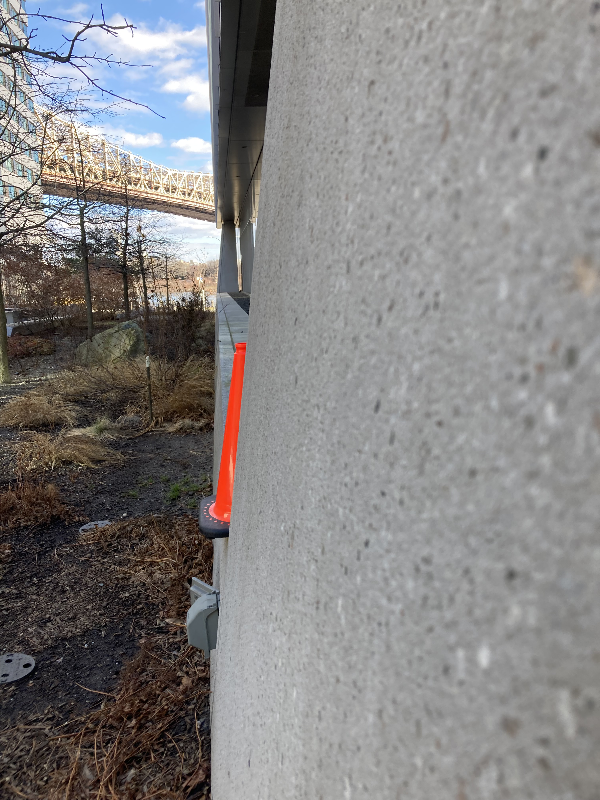
#> input picture Proj1TestImages/test_1.png, 600 x 800 px; its folder holds only this picture in this run
$ jupyter execute test-GDA.ipynb
#> lines starting #> are read from the running program, lines starting #| are printed output that depends on the picture; after the words box and inside, x2 and y2 are one past the last pixel; in counts of white or black regions, pixels touching at a corner belong together; long printed decimals are rounded
# Hugo Onghai (hpo8)
## ECE 5242, Project 1

[cell 1]
import os
from pathlib import Path
import pandas as pd
import numpy as np
from PIL import Image
from skimage import color
from tqdm.notebook import tqdm
from matplotlib import pyplot as plt

[cell 2]
# get necessary image dirs
cwd = Path.cwd()

training_path = (cwd / 'ECE5242Proj1-train').resolve()
cone_path = (cwd / 'cone_masks').resolve()
bkgd_path = (cwd / 'bkgd_masks').resolve()

[cell 3]
# inspired by: Prof. Volodymyr Kuleshov's Applied Machine Learning at Cornell Tech textbook
# adapted to preserve pixel-image positioning with a dim=3 matrix instead of feature matrix
def gmm_predictions(x, mus, Sigmas, phis):
    """This returns class assignments and p(y|x) under the GDA model.

    We compute \arg\max_y p(y|x) as \arg\max_y p(x|y)p(y)

    I tried to allow for two formats to be accepted:
    - image-esque formatting (H by W by 6) where H and W are the height and width of the image in pixels respectively
    - list-esque formatting (H*W by 6) where all of the pixels are listed in line, like a feature/dataset matrix
    """
    H = None
    if x.ndim == 3: # image-esque
        H, W, d = x.shape
        x = x.reshape(-1, d)

    # adjust shapes
    K = len(phis)
    n, d = np.shape(x)
    x = x.reshape((1, n, d, 1))
    mus = mus.reshape((K, 1, d, 1))
    Sigmas = Sigmas.reshape((K, 1, d, d))

    # compute probabilities
    py = np.tile(phis.reshape((K,1)), (1,n)).reshape([K,n,1,1])

    # calculate p(x|y)
    coef = (1 / np.sqrt(np.abs((2*np.pi)**d*np.linalg.det(Sigmas))).reshape((K,1,1,1)))
    gaussian = np.exp(-0.5 * (x-mus).transpose([0,1,3,2]) @ np.linalg.inv(Sigmas) @ (x-mus))
    pxy = coef * gaussian

    pyx = pxy * py / ((pxy * py).sum(axis=0) + 1e-8) # normalization
    y_pred = pyx.argmax(axis=0)

    if H is not None: # means that x.ndim was originally 3
        y_pred = y_pred.reshape(H, W)
        pyx = pyx.reshape([H, W, K])
    else:
        y_pred = y_pred.flatten()
        pyx = pyx.reshape([K,n])

    return y_pred, pyx

[cell 4]
def predict_from_RGB(RGB, mus, Sigmas, phis):
    hsv = color.rgb2hsv(RGB)
    ycbcr = color.rgb2ycbcr(RGB)

    if RGB.ndim == 1:
        n = 1
        x = np.concatenate((hsv, ycbcr))
        x = x / feature_max.reshape(1, 6)
        print(x.shape)
        prediction = gmm_predictions(x, mus, Sigmas, phis)
        return prediction[0]
    else:
        xdim, ydim, d = RGB.shape
        x = np.concatenate((hsv, ycbcr), axis=2)
        x = x / feature_max.reshape(1, 1, 6)
        prediction, likelihoods = gmm_predictions(x, mus, Sigmas, phis)
        return prediction.reshape([xdim,ydim])

[cell 5]
CONE_HEIGHT_M = 0.4318 # meters
CONE_DIAM_M = 0.1905 # meters

FOCAL_LENGTH = 710

def estimate_distance_from_bbox(height, width, tol=0.35):
    # height and width should be in units of pixels
    # first determine the ratio of the bbox and decide which dimension to use
    aspect_ratio = height / width
    true_aspect_ratio = CONE_HEIGHT_M / CONE_DIAM_M

    ratio_error = abs(aspect_ratio - true_aspect_ratio) / true_aspect_ratio

    if ratio_error < tol: # then likely the full cone is visible
        Z_from_width = CONE_DIAM_M * FOCAL_LENGTH / width
        Z_from_height = CONE_HEIGHT_M * FOCAL_LENGTH / height

        Z_estimate = (Z_from_width + Z_from_height) / 2.0
    elif aspect_ratio > true_aspect_ratio: # then likely the base of the cone is partially obscured, use only height
        Z_estimate = CONE_DIAM_M * FOCAL_LENGTH / width
    else: # then the top or base of the cone is obscured, only use width
        Z_estimate = CONE_HEIGHT_M * FOCAL_LENGTH / height

    return Z_estimate * 100 # convert to cm

[cell 6]
# NEW ADDITION TO LOAD SAVED MODEL
import numpy as np
from pathlib import Path
import matplotlib.pyplot as plt

params = np.load('gda_model.npz')
#> (reads gda_model.npz from the repository)
mus = params['mus']
Sigmas = params['Sigmas']
phis = params['phis']
feature_max = params['feature_max']

# get necessary image dirs
cwd = Path.cwd()

training_path = (cwd / 'ECE5242Proj1-train').resolve()
cone_path = (cwd / 'cone_masks').resolve()
bkgd_path = (cwd / 'bkgd_masks').resolve()

[cell 7]
import cv2, os
# folder = "ECE5242Proj1-train"
folder = "Proj1TestImages"

testing_files = (cwd / folder).resolve().glob('*.png')

for filename in testing_files:
    path = os.path.join(folder, filename)
    imageName = os.path.basename(filename)

    # read one test image
    img = cv2.imread(path)
#> img is the input picture: shape (800, 600, 3); mean B, G, R 130.9, 131, 132.8

    if img is None:
        print("Skipping: ", path)
        continue

    img2 = cv2.cvtColor(img, cv2.COLOR_BGR2RGB)

    fig, ax = plt.subplots(1, 2, figsize=(8,6))
    plt.suptitle(imageName)
    for axis in ax.ravel():
        axis.set_axis_off()

    ax[0].imshow(img2)
    ax[0].set_title("Original")

    pred_mask = predict_from_RGB(img2, mus, Sigmas, phis)
#> in predict_from_RGB, `hsv = color.rgb2hsv(RGB)`: hsv: shape (800, 600, 3) float64; mean of channels 0, 1, 2 0.269, 0.109, 0.539
#> in predict_from_RGB, `ycbcr = color.rgb2ycbcr(RGB)`: ycbcr: shape (800, 600, 3) float64; mean of channels 0, 1, 2 129, 127.7, 128.8
#> in gmm_predictions, `y_pred = y_pred.reshape(H, W)`:
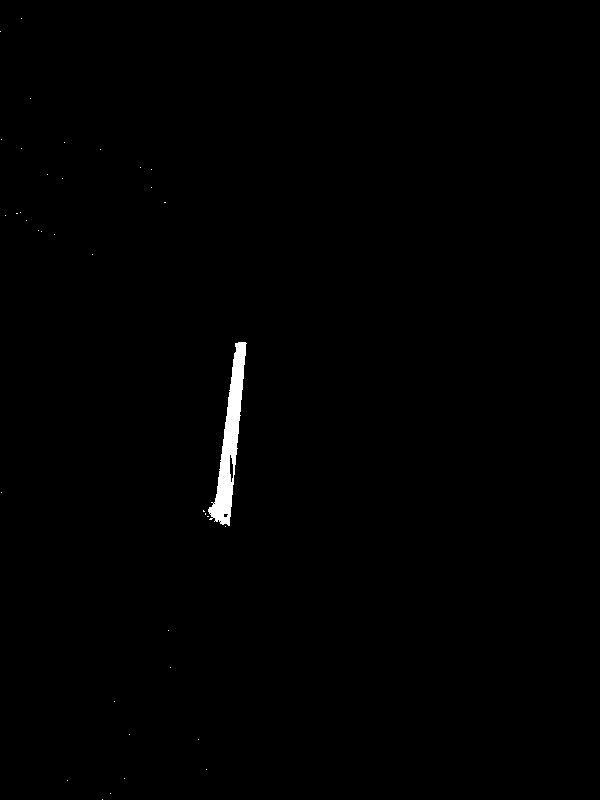
#> y_pred: shape (800, 600) int64; values 0 (black) and 1 (white), 0.54% white; 37 white regions (36 under 20 px)
    ax[1].imshow(pred_mask)
    ax[1].set_title("Predicted Mask")

    # following project guidelines and label image regions example with coins on scikit-image
    # https://scikit-image.org/docs/dev/auto_examples/segmentation/plot_label.html
    from skimage.measure import label, regionprops
    from skimage.color import label2rgb
    import matplotlib.patches as mpatches

    label_pm = label(pred_mask, connectivity=pred_mask.ndim)
#> label_pm: shape (800, 600) int64; 38 distinct labels, from 0 to 37
    label_pm_overlay = label2rgb(label_pm, image=pred_mask, bg_label=0)

    ax[1].imshow(label_pm_overlay)

    num_cones_detected = 0

    props = regionprops(label_pm)
#> props = 37 regions; largest, box (x1, y1, x2, y2) and area: (208, 342, 247, 526) 2569, (203, 510, 205, 512) 3, (164, 202, 166, 203) 2, (16, 213, 18, 214) 2, (205, 513, 206, 515) 2
    for region in sorted(
        props,
        key = lambda r: r.area,
        reverse = True
    ): # sorting regions by decreasing size (source: https://stackoverflow.com/questions/63974593/how-to-order-the-regions-in-regionprops-by-area)
        # take regions with large enough areas
        minr, minc, maxr, maxc = region.bbox
        height = maxr-minr
        width = maxc-minc

        if num_cones_detected > 2:
            break

        if region.area >= 200 and height > width: # assuming now that the cone should be shown taller than it is wide, but could fail is cone is sideways or more than halfway obscured in height
            num_cones_detected += 1

            rect = mpatches.Rectangle(
                (minc, minr),
                width,
                height,
                fill = False,
                edgecolor = 'red',
                linewidth = 2
            )
            ax[1].add_patch(rect)

            Z_estimate = estimate_distance_from_bbox(height, width)
            print(f"ImageName: {imageName}, Down: {minc}, Right: {minr}, Distance: {Z_estimate} cm")

            plt.text(
                x = minc,
                y = maxr + 15,
                s = f"{Z_estimate:.1f} cm",
                color = "yellow",
                fontsize = 12,
                weight = "bold"
            )
#> this loop made 37 passes
#> (minr, minc, maxr, maxc, height, width, num_cones_detected, aspect_ratio in estimate_distance_from_bbox) on pass 1: (342, 208, 526, 247, 184, 39, 1, 4.72)
#> (minr, minc, maxr, maxc, height, width) on passes 2 to 7: (510, 203, 512, 205, 2, 2), (202, 164, 203, 166, 1, 2), (213, 16, 214, 18, 1, 2), (513, 205, 515, 206, 2, 1), (516, 207, 517, 209, 1, 2), (18, 21, 19, 22, 1, 1)
#| ImageName: test_1.png, Down: 208, Right: 342, Distance: 346.808 cm
#> after the loop, num_cones_detected = 1

    out_path = os.path.join("./GDA_results", imageName)
    plt.savefig(out_path, dpi=300, bbox_inches="tight")
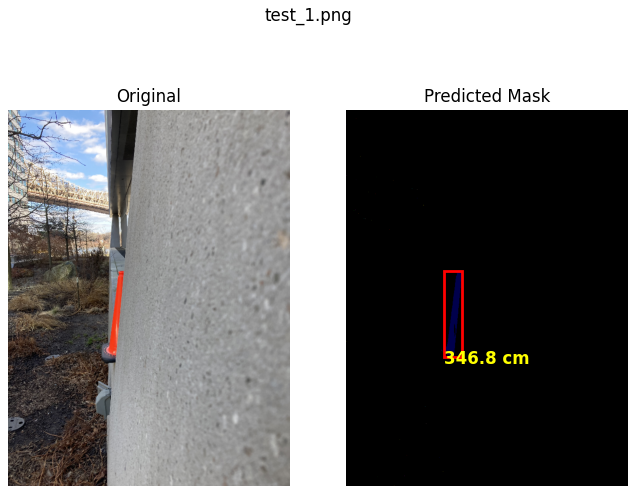
#> figure drawn by matplotlib, 2 panels
    plt.show()
